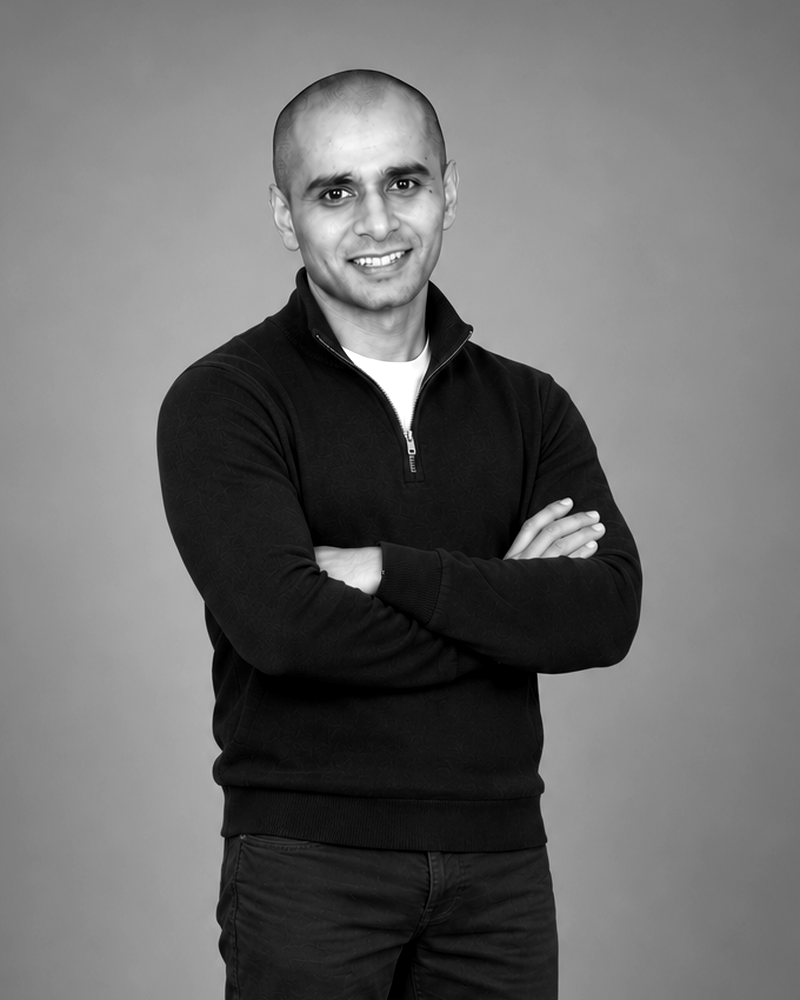
#> input picture 01_mss/brand/founder/osman-mono-4x5.png, 800 x 1000 px
$ python grade-portrait.py
#> lines starting #> are read from the running program, lines starting #| are printed output that depends on the picture
#!/usr/bin/env python3
"""Soft grade of the About portrait: calmer wall, slight vignette (13 Oct 2026, Os's call).

    python3 grade-portrait.py

In:  osman-mono-4x5.png (the mono 4:5 crop of the Oct studio shot)
Out: osman-mono-4x5-soft.png / .webp

The pale wall fought the black jumper on a Stage Black page. Highlights are pulled down and the
edges fall off gently, while the face keeps its light: a soft radial lift sits over it.
"""
import os, subprocess
import numpy as np
from PIL import Image

HERE = os.path.dirname(os.path.abspath(__file__))
SRC = os.path.join(HERE, 'osman-mono-4x5.png')
OUT = os.path.join(HERE, 'osman-mono-4x5-soft')

im = np.asarray(Image.open(SRC).convert('L'), dtype=np.float32) / 255
h, w = im.shape
#> h = 1000; w = 800
yy, xx = np.mgrid[0:h, 0:w]

# 1. highlight compression: shadows untouched, the wall (about 0.85) comes down to about 0.66
knee = 0.45
graded = np.where(im < knee, im, knee + (im - knee) * 0.52)
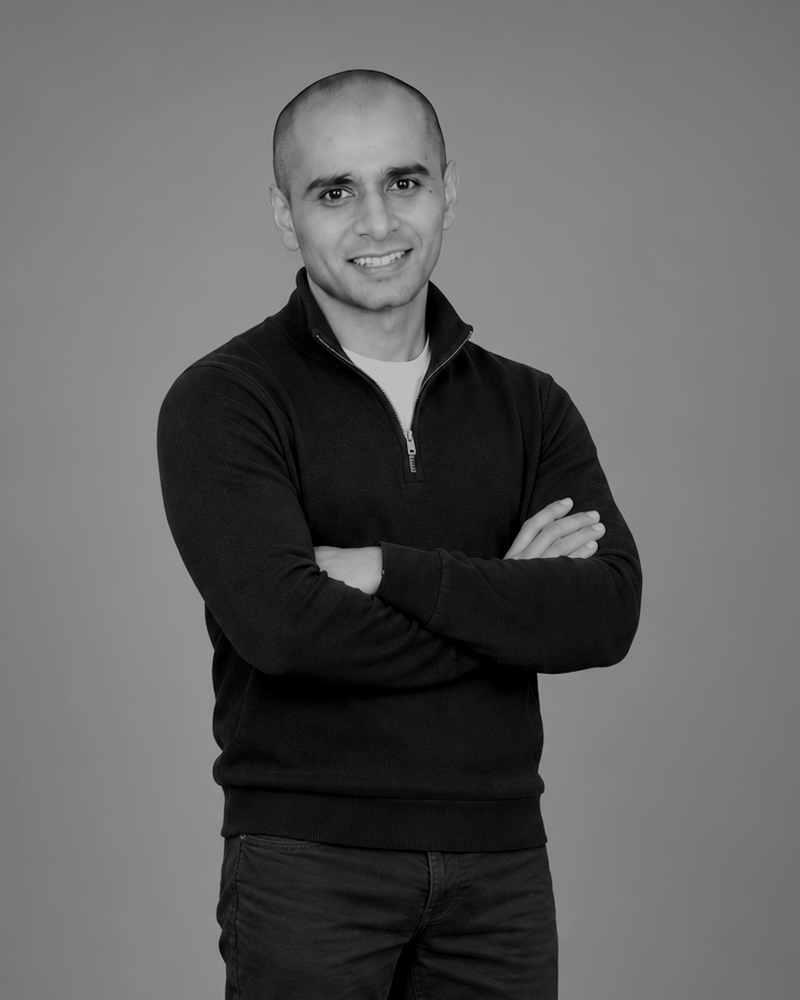
#> graded: shape (1000, 800) float32; min 0, max 0.736, mean 0.383

# 2. keep the face's light: blend back towards the original inside a soft ellipse over the head
fx, fy = 0.54 * w, 0.20 * h
#> fx = 432; fy = 200
face = np.exp(-(((xx - fx) / (0.17 * w)) ** 2 + ((yy - fy) / (0.16 * h)) ** 2))
graded = graded * (1 - 0.75 * face) + im * (0.75 * face)

# 3. vignette: centred on the upper body, up to about 30% darker in the corners
cx, cy = 0.52 * w, 0.42 * h
#> cx = 416; cy = 420
r = np.sqrt(((xx - cx) / (0.62 * w)) ** 2 + ((yy - cy) / (0.70 * h)) ** 2)
graded *= 1 - 0.30 * np.clip((r - 0.45) / 0.55, 0, 1) ** 1.6
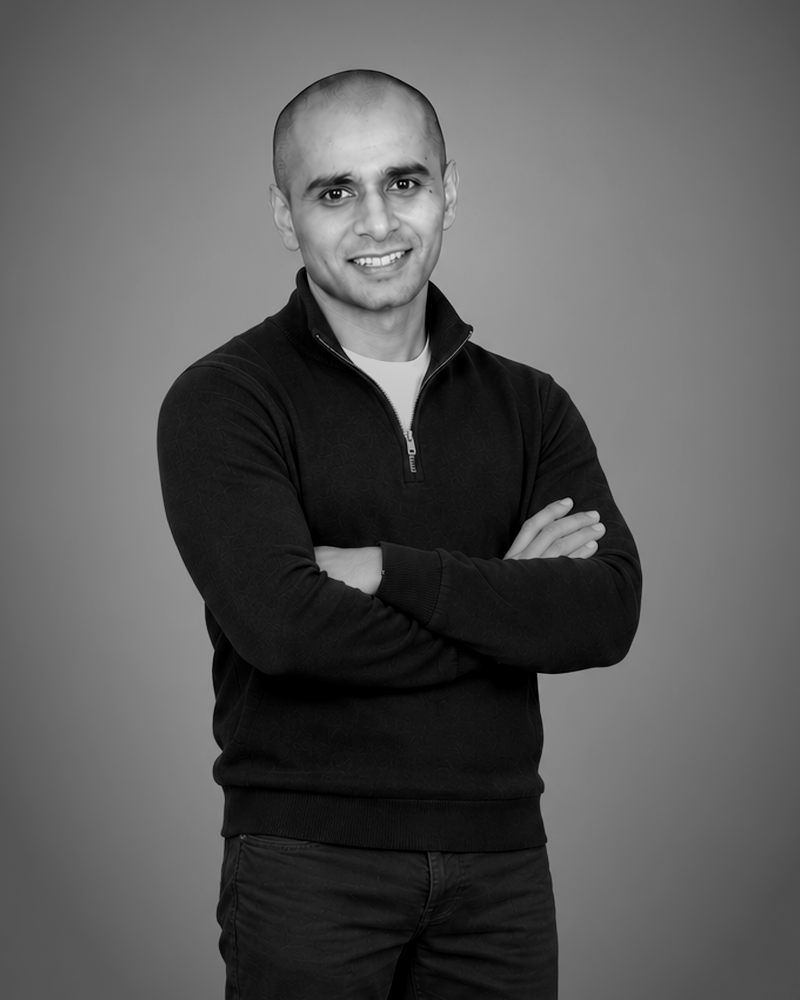
#> graded: shape (1000, 800) float64; min 0, max 0.897, mean 0.355

Image.fromarray((np.clip(graded, 0, 1) * 255).round().astype(np.uint8)).save(OUT + '.png')
subprocess.run(['cwebp', '-quiet', '-q', '86', OUT + '.png', '-o', OUT + '.webp'], check=True)
#> (this line was passed over: subprocess is not available in this run)
print('wrote', OUT + '.png', OUT + '.webp')

$ run again, with 01_mss/brand/founder/osman-mono-1x1.png copied over 01_mss/brand/founder/osman-mono-4x5.png
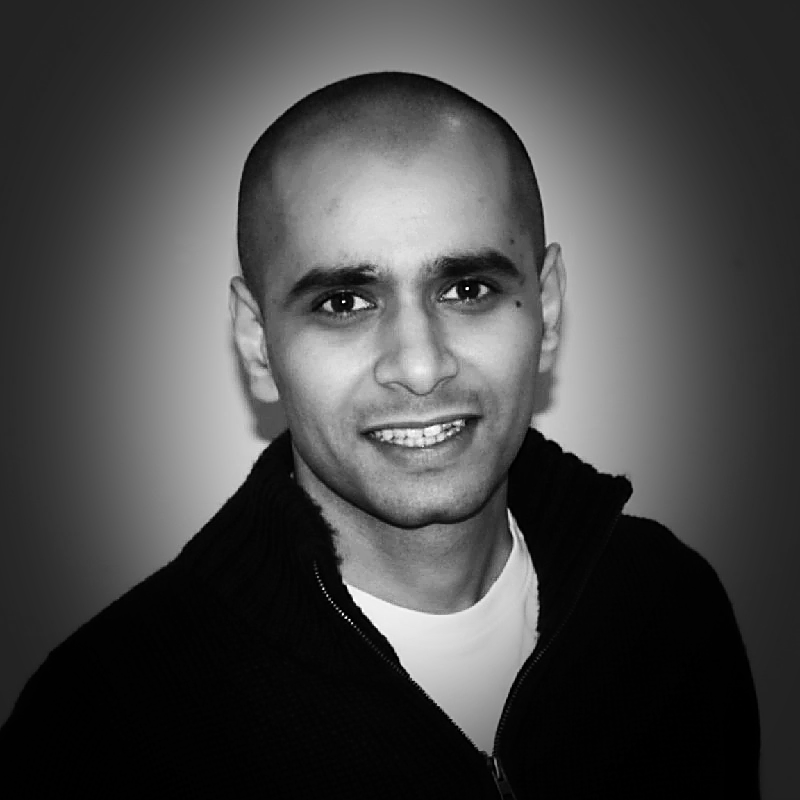
#> input picture 01_mss/brand/founder/osman-mono-1x1.png, 800 x 800 px
#> `graded = np.where(im < knee, im, knee + (im - knee) * 0.52)`:
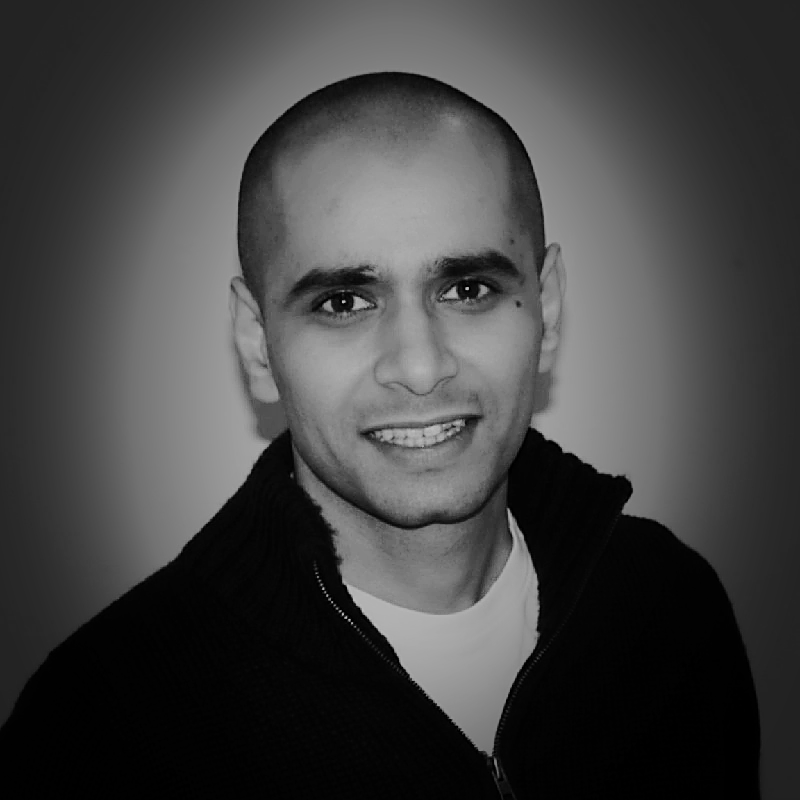
#> graded: shape (800, 800) float32; min 0, max 0.736, mean 0.264

$ run again, with 01_mss/brand/founder/osman-colour-1x1.png copied over 01_mss/brand/founder/osman-mono-4x5.png
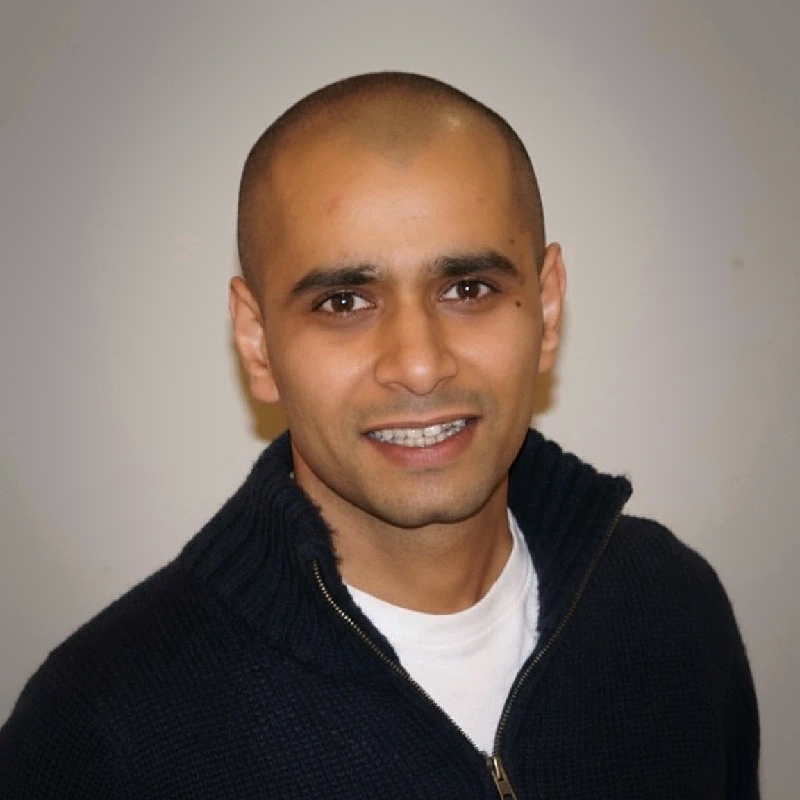
#> input picture 01_mss/brand/founder/osman-colour-1x1.png, 800 x 800 px
#> `im = np.asarray(Image.open(SRC).convert('L'), dtype=np.float32) / 255`:
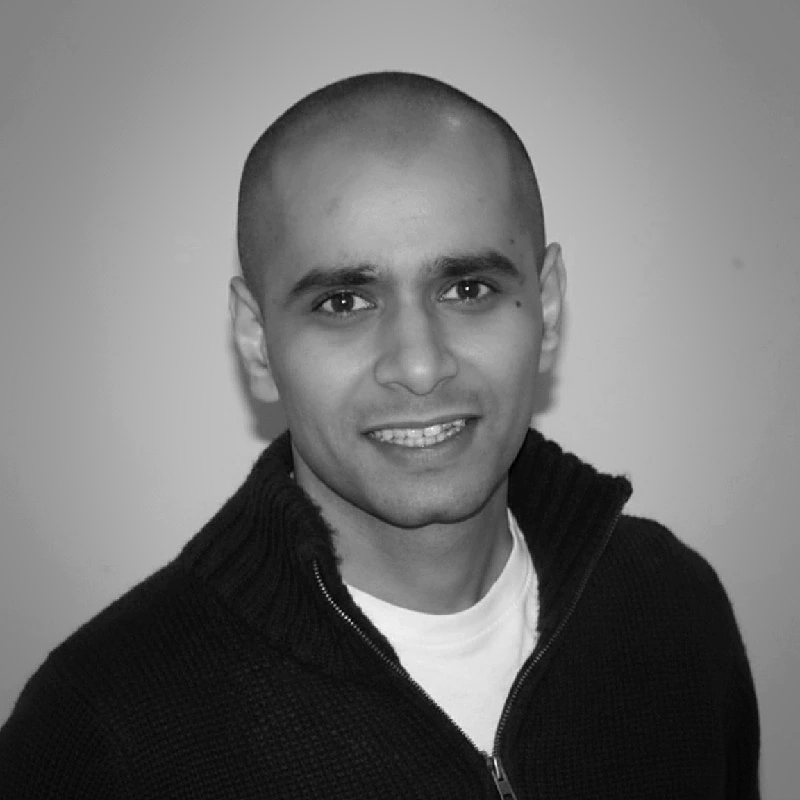
#> im: shape (800, 800) float32; min 0, max 1, mean 0.45
#> `graded *= 1 - 0.30 * np.clip((r - 0.45) / 0.55, 0, 1) ** 1.6`:
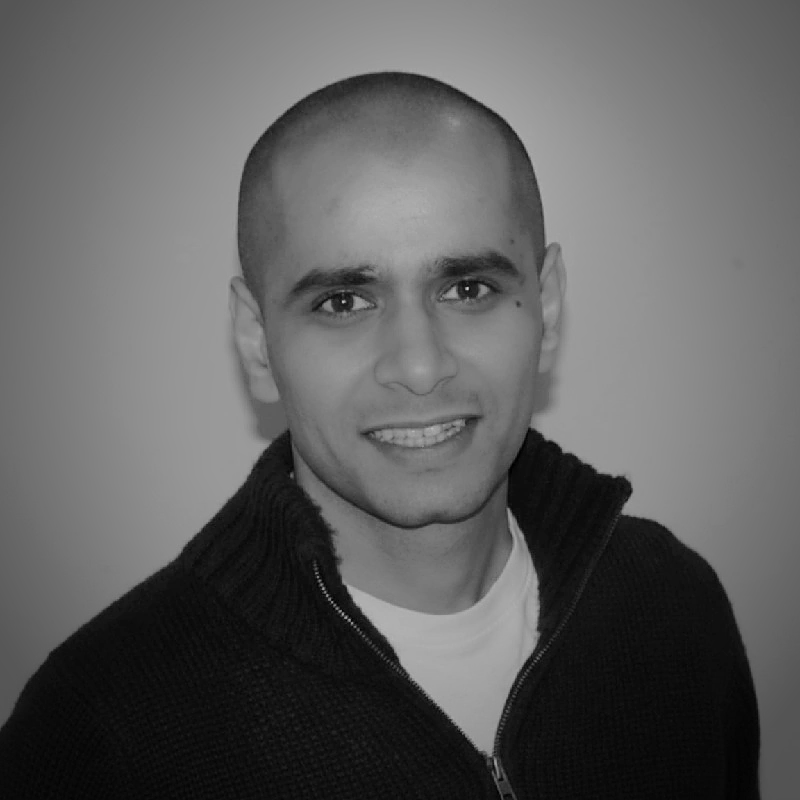
#> graded: shape (800, 800) float64; min 0, max 0.804, mean 0.378

$ run again, with 01_mss/brand/founder/osman-original-2026-10.png copied over 01_mss/brand/founder/osman-mono-4x5.png
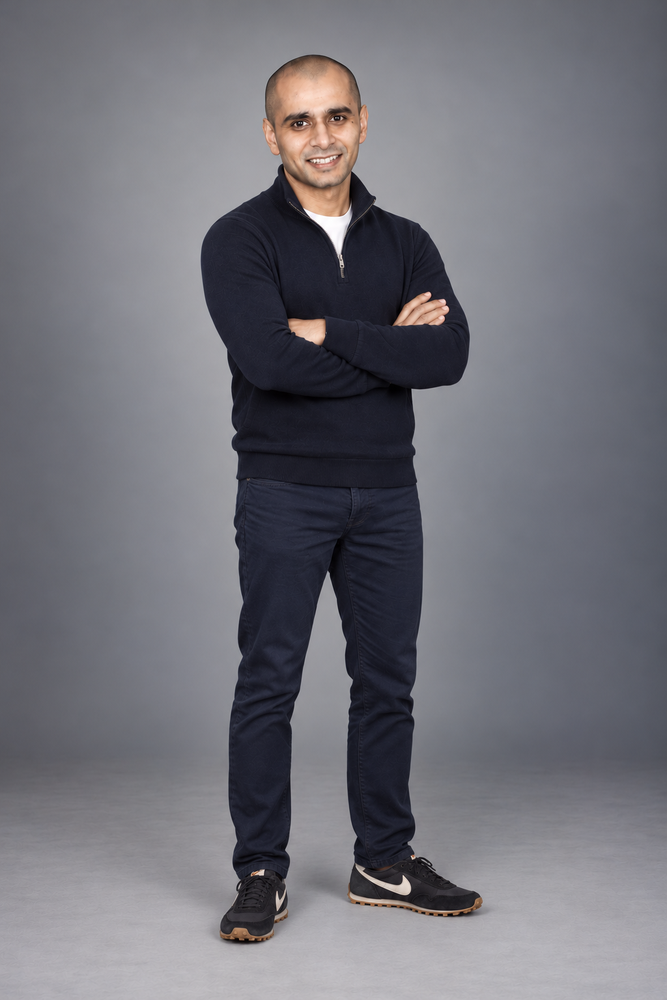
#> input picture 01_mss/brand/founder/osman-original-2026-10.png, 667 x 1000 px, shrunk from 1024 x 1536 before the run
#> `graded = np.where(im < knee, im, knee + (im - knee) * 0.52)`:
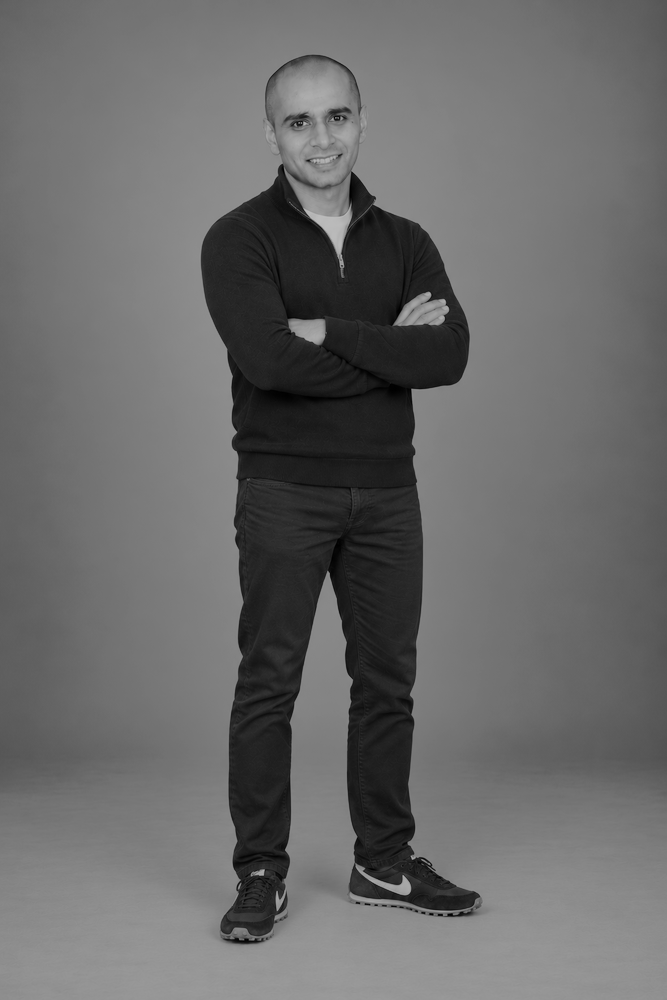
#> graded: shape (1000, 667) float32; min 0, max 0.736, mean 0.416
#> `graded *= 1 - 0.30 * np.clip((r - 0.45) / 0.55, 0, 1) ** 1.6`:
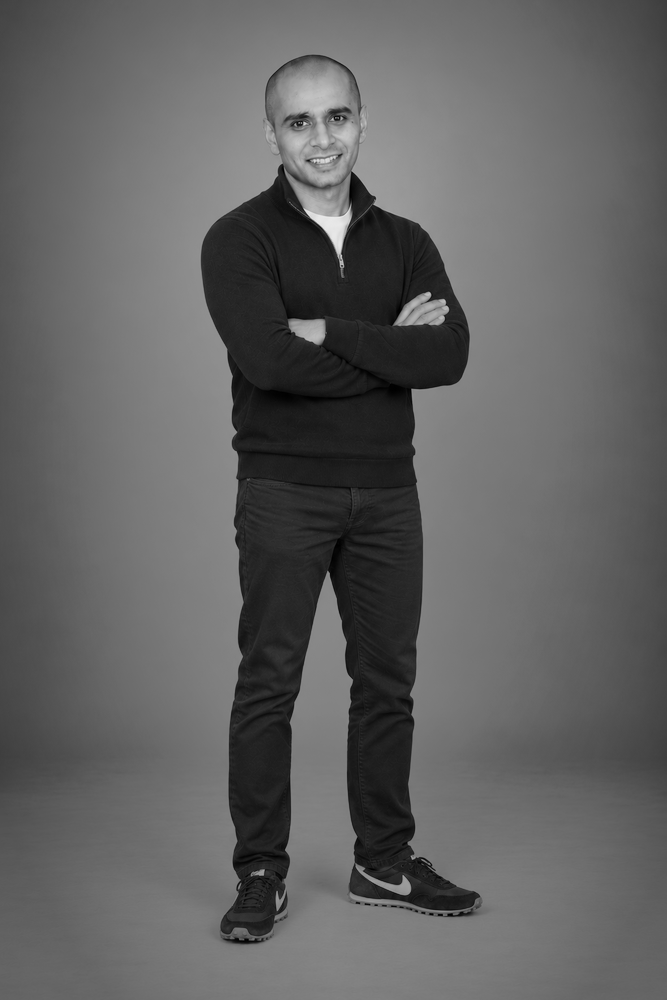
#> graded: shape (1000, 667) float64; min 0, max 0.922, mean 0.385
